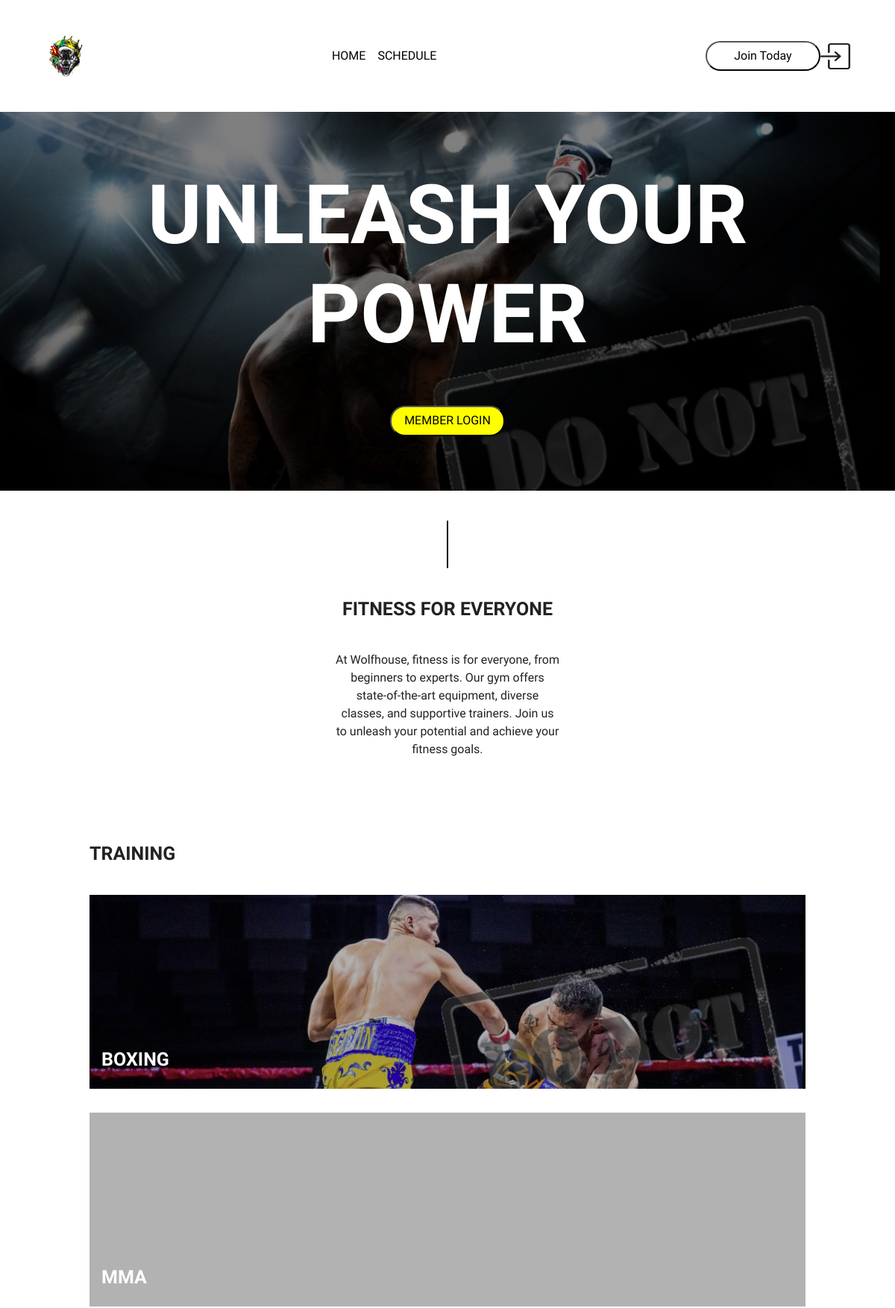
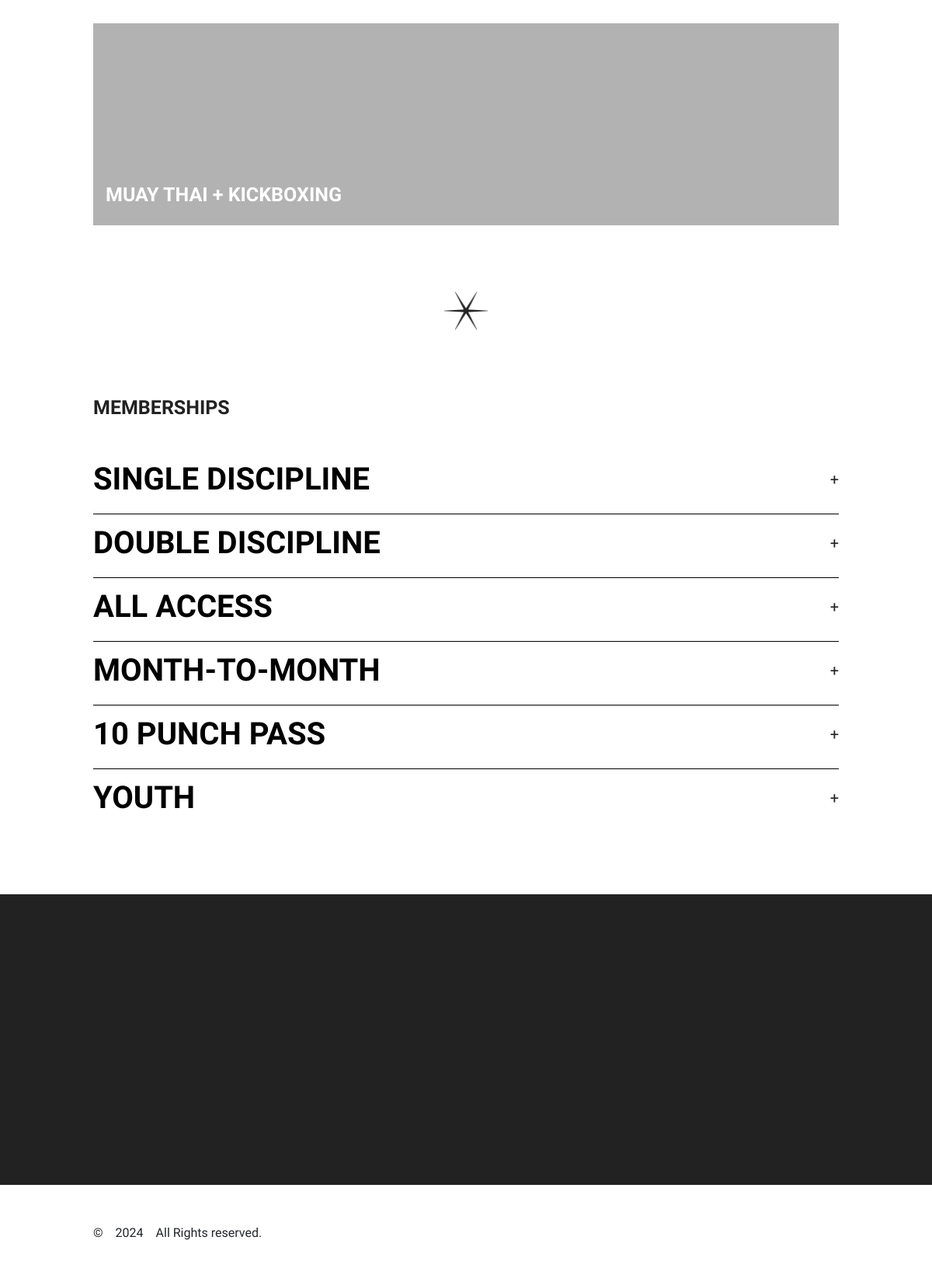
The page / on the database its author committed (2 pictures, top to bottom).
### main/models.py (models this page shows, shortened)
class Background(models.Model):
    title = models.CharField(max_length=200)
    image = models.ImageField(upload_to='images/')
    croppedImage = models.ImageField(upload_to='images/', blank=True, null=True)
    deleted = models.BooleanField()

class Training(models.Model):
    title  = models.CharField(max_length=200)
    image = models.ImageField(upload_to='images/')
    croppedImage = models.ImageField(upload_to='images/', blank=True, null=True)
    extraDetail = models.TextField(max_length=500,blank=True, null=True)

class Membership(models.Model):
    title  = models.CharField(max_length=200)
    monthly = models.DecimalField(max_digits=7, decimal_places=2)
    yearly = models.DecimalField(max_digits=7, decimal_places=2, blank=True, null=True)
    extraDetail = models.TextField(max_length=500)

### main/views.py (the view)
# urls.py: path('', views.home, name='home'),
def home (request):
    memberships = Membership.objects.all()
    training = Training.objects.all()
    backgrounds = Background.objects.filter(deleted=False)
    return render(request, "home.html",{"memberships": memberships, "trainings":training, "backgrounds":backgrounds})

### main/templates/home.html (shortened to what this page needs)
{% extends "base.html" %} {% block content %}
<div class="landing-page">
	{% for background in backgrounds %}
	<div
		class="landingPageBackgroundPhoto"
		data-original-url=""
		data-cropped-url=""
	>
		<div class="landingPageMainQuote">
			<div class="callToActionContainer">
				<h3>Unleash Your <br />Power</h3>
				<div class="membershipBtnContainer">
					<a
						href="https://wolfhouse-30.maonrails.com/login"
						target="_blank"
					>
						<button type="button" class="member-btn">
							MEMBER LOGIN
						</button></a
					>
				</div>
			</div>
		</div>
		<div class="backgroundPhotoCover"></div>
	</div>
	{% endfor %}
</div>
<div class="verticalBarContainer">
</div>
<div class="secondCTAContainer">
	<h3>Fitness For Everyone</h3>
	<p>
		At Wolfhouse, fitness is for everyone, from beginners
		to experts. Our gym offers state-of-the-art equipment,
		diverse classes, and supportive trainers. Join us to
		unleash your potential and achieve your fitness goals.
	</p>
</div>
<div class="trainingContainer">
	<h3>Training</h3>
	{% for training in trainings %}
	<div
		id="specificTrainingContainer{{ forloop.counter }}"
		class="specificTrainingContainer"
		data-original-url="{{ training.image.url }}"
		data-cropped-url="{{ training.croppedImage.url }}"
	>
		<div class="specificTrainingContainerCover">
			<div class="sectionTitle">
				<h4>{{ training.title}}</h4>
			</div>
		</div>
	</div>
	{% endfor %}
</div>
<div class="starDivider">
	{% load static %}
	<img
		src="{% static 'Icons\star (3).png' %}"
		height="60"
		width="60"
	/>
</div>
<div class="membershipContainer">
	<h3>Memberships</h3>
	<div class="MembershipGroupContainer">
		{% for membership in memberships %}
		<div
			class="specificMembershipContainer"
			onclick="displayMembershipInfoFromDiv(this)"
		>
			<div class="specificMembershipSectionTitle">
				<h4>{{ membership.title}}</h4>
				<h5 id="specificMembershipSectionPlusMinus">
					+
				</h5>
			</div>
		</div>
		{% endfor %}
	</div>
</div>
{% endblock %}

### main/static/navBarStyles.css (style rules this page uses)
body { transition: background-color 1s; font-family: 'Barlow Condensed', sans-serif; font-weight: 500; font-style: normal; }

### main/static/homeStyles.css (style rules this page uses)
.landingPageBackgroundPhoto { background: url('/static/Icons/ryanGame.jpg'); background-size: cover; background-color: white; width: 100%; min-height: 31.75rem; }
.backgroundPhotoCover { min-width: 100%; height: 31.75rem; background-color: black; position: absolute; opacity: 50%; }
.landingPageMainQuote { min-width: 100%; height: 31.75rem; position: absolute; z-index: 1; display: flex; justify-content: center; align-items: center; color: white; }
.landingPageMainQuote h3 { font-family: 'Barlow Condensed', sans-serif; font-weight: 800; font-style: bold; font-size: 6.88rem; text-align: center; text-transform: uppercase; }
.callToActionContainer { display: flex; flex-direction: column; width: 100%; gap: 3rem; }
.membershipBtnContainer { display: flex; justify-content: center; }
.membershipBtnContainer a { color: black; }
.member-btn { font-family: 'Barlow Condensed', sans-serif; font-weight: 500; font-size: 1rem; height: 2.56rem; width: 9.63rem; border-radius: 1.25rem; white-space: nowrap; font-size: 1rem; background-color: yellow; transition-duration: 0.4s; color: black; }
.verticalBarContainer { margin-top: 2.5rem; margin-bottom: 2.5rem; }
.secondCTAContainer { width: 50%; height: 15.5rem; margin: auto; display: flex; flex-direction: column; align-items: center; justify-content: space-between; margin-bottom: 5rem; }
.secondCTAContainer h3 { font-family: 'Barlow Condensed', sans-serif; font-weight: 800; font-size: 1.563rem; text-align: center; text-transform: uppercase; color: #222222; }
.secondCTAContainer p { width: 50%; text-align: center; margin: auto; color: #222222; }
.trainingContainer { width: 80%; margin: auto; display: flex; flex-direction: column; gap: 2rem; }
.trainingContainer h3 { font-family: 'Barlow Condensed', sans-serif; font-weight: 800; font-size: 1.563rem; text-align: start; text-transform: uppercase; color: #222222; }
.specificTrainingContainer { width: 100%; height: 16.25rem; background-color: red; background-size: cover; background-repeat: no-repeat; background-color: white; position: relative; }
.specificTrainingContainerCover { position: absolute; top: 0; left: 0; width: 100%; height: 100%; background-color: rgba(0, 0, 0, 0.3); z-index: 0; }
.sectionTitle { z-index: 1; color: white; height: 100%; position: relative; display: flex; justify-content: space-between; align-items: end; padding: 1rem; }
.sectionTitle h4 { font-family: 'Barlow Condensed', sans-serif; font-weight: 800; font-size: 1.563rem; text-align: start; text-transform: uppercase; color: white; }
.starDivider { display: flex; justify-content: center; align-items: center; margin-top: 5rem; margin-bottom: 5rem; }
.membershipContainer { width: 80%; margin: auto; display: flex; flex-direction: column; gap: 2rem; }
.membershipContainer h3 { font-family: 'Barlow Condensed', sans-serif; font-weight: 800; font-size: 1.563rem; text-align: start; text-transform: uppercase; color: #222222; }
.specificMembershipContainer { width: 100%; cursor: pointer; padding-top: 12.5px; padding-bottom: 12.5px; }
.specificMembershipSectionTitle { height: 100%; display: flex; justify-content: space-between; align-items: center; }
.specificMembershipSectionTitle h4 { font-family: 'Barlow Condensed', sans-serif; font-weight: 800; font-size: 2.5rem; text-align: start; text-transform: uppercase; color: black; }
.MembershipGroupContainer .specificMembershipContainer:not(:last-child) { border-bottom: 1px solid #000; }

### rows shown on the page
Training: title "BOXING"
Training: title "MMA"
Training: title "MUAY THAI + KICKBOXING"
Membership: title "SINGLE DISCIPLINE"
Membership: title "DOUBLE DISCIPLINE"
Membership: title "ALL ACCESS"
Membership: title "MONTH-TO-MONTH"
Membership: title "10 PUNCH PASS"
Membership: title "YOUTH"
